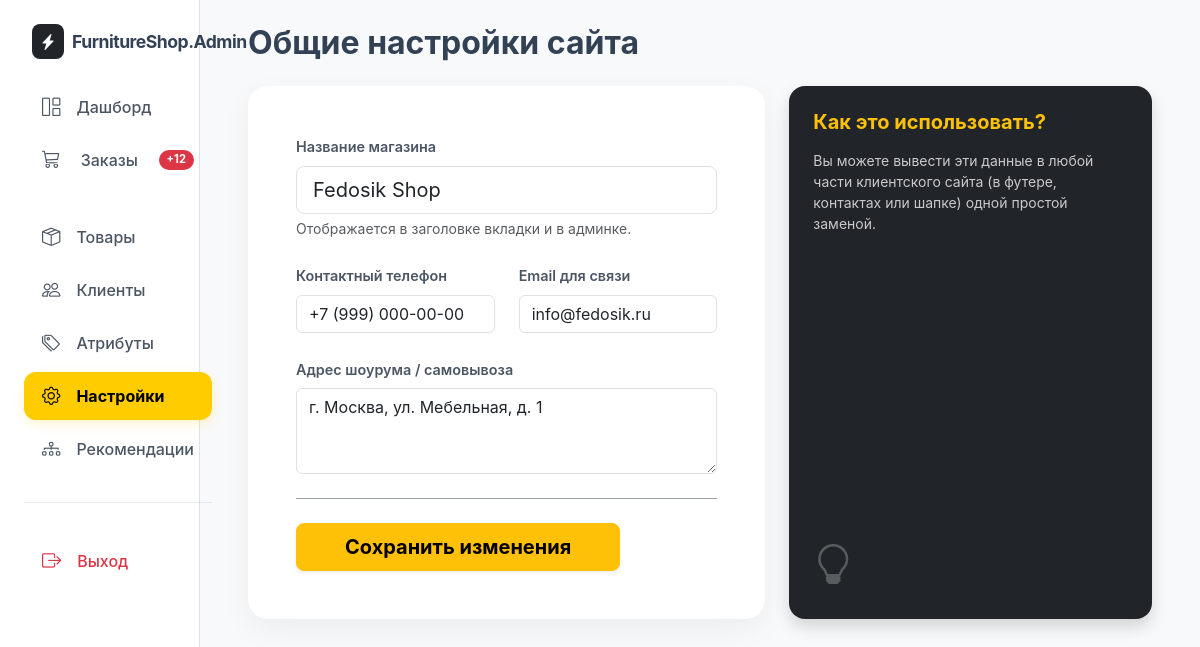
The app's page /admin/settings.php (signed in) with its own data.
### tables this page shows
CREATE TABLE `settings` (
  `key` varchar(50) NOT NULL,
  `value` text,
  `description` varchar(255) DEFAULT NULL
);

### admin/settings.php (the view, shortened to what this page needs)
<?php
require 'inc/auth.php';
$settings = $pdo->query("SELECT * FROM settings")->fetchAll(PDO::FETCH_UNIQUE);
?>
<!DOCTYPE html>
<html lang="ru">
<head>
    <link rel="stylesheet" href="../assets/css/bootstrap.min.css">
    <link rel="stylesheet" href="../assets/css/bootstrap-icons.min.css">
    <link rel="stylesheet" href="admin-navigation.css">
</head>
<body>
<div class="container-fluid">
    <div class="row">
        <?php include 'inc/navbar.php'; ?>
        <main class="col-md-10 ms-sm-auto p-4 px-md-5">
            <h2 class="fw-bold mb-4">Общие настройки сайта</h2>
            <div class="row">
                <div class="col-lg-7">
                    <div class="settings-card p-4 p-md-5">
                        <form method="POST">
                            <div class="mb-4">
                                <label class="form-label">Название магазина</label>
                                <input type="text" name="settings[site_name]" class="form-control form-control-lg"
                                       value="<?= htmlspecialchars($settings['site_name']['value']) ?>">
                                <div class="form-text">Отображается в заголовке вкладки и в админке.</div>
                            </div>
                            <div class="row mb-4">
                                <div class="col-md-6">
                                    <label class="form-label">Контактный телефон</label>
                                    <input type="text" name="settings[contact_phone]" class="form-control"
                                           value="<?= htmlspecialchars($settings['contact_phone']['value']) ?>">
                                </div>
                                <div class="col-md-6">
                                    <label class="form-label">Email для связи</label>
                                    <input type="email" name="settings[contact_email]" class="form-control"
                                           value="<?= htmlspecialchars($settings['contact_email']['value']) ?>">
                                </div>
                            </div>
                            <div class="mb-4">
                                <label class="form-label">Адрес шоурума / самовывоза</label>
                                <textarea name="settings[shop_address]" class="form-control" rows="3"><?= htmlspecialchars($settings['shop_address']['value']) ?></textarea>
                            </div>
                            <hr class="my-4 opacity-50">
                            <button type="submit" class="btn btn-warning btn-lg px-5 fw-bold rounded-3 shadow-sm">
                                Сохранить изменения
                            </button>
                        </form>
                    </div>
                </div>
                <div class="col-lg-5">
                    <div class="card border-0 rounded-4 bg-dark text-white p-4 h-100 shadow">
                        <h5 class="fw-bold mb-3 text-warning">Как это использовать?</h5>
                        <p class="small opacity-75">Вы можете вывести эти данные в любой части клиентского сайта (в футере, контактах или шапке) одной простой заменой.</p>
                        <div class="mt-auto">
                            <i class="bi bi-lightbulb fs-1 opacity-25"></i>
                        </div>
                    </div>
                </div>
            </div>
        </main>
    </div>
</div>
</body>
</html>

### admin/admin-navigation.css (style rules this page uses)
:root { --yandex-yellow: #ffcc00; }

### admin/settings.php (style rules this page uses)
:root { --yandex-yellow: #ffcc00; --soft-bg: #f8f9fa; --dark-slate: #0f172a; }
body { background: var(--soft-bg); font-family: 'Inter', system-ui, sans-serif; color: #334155; }
.settings-card { background: white; border-radius: 20px; border: none; box-shadow: 0 10px 30px rgba(0,0,0,0.05); }
.form-label { font-weight: 600; color: #4b5563; font-size: 0.9rem; }

### records on screen
settings: value "Fedosik Shop"
settings: value "+7 (999) 000-00-00"
settings: value "info@fedosik.ru"
settings: value "г. Москва, ул. Мебельная, д. 1"

### other values on screen
$new_orders_count "12"
